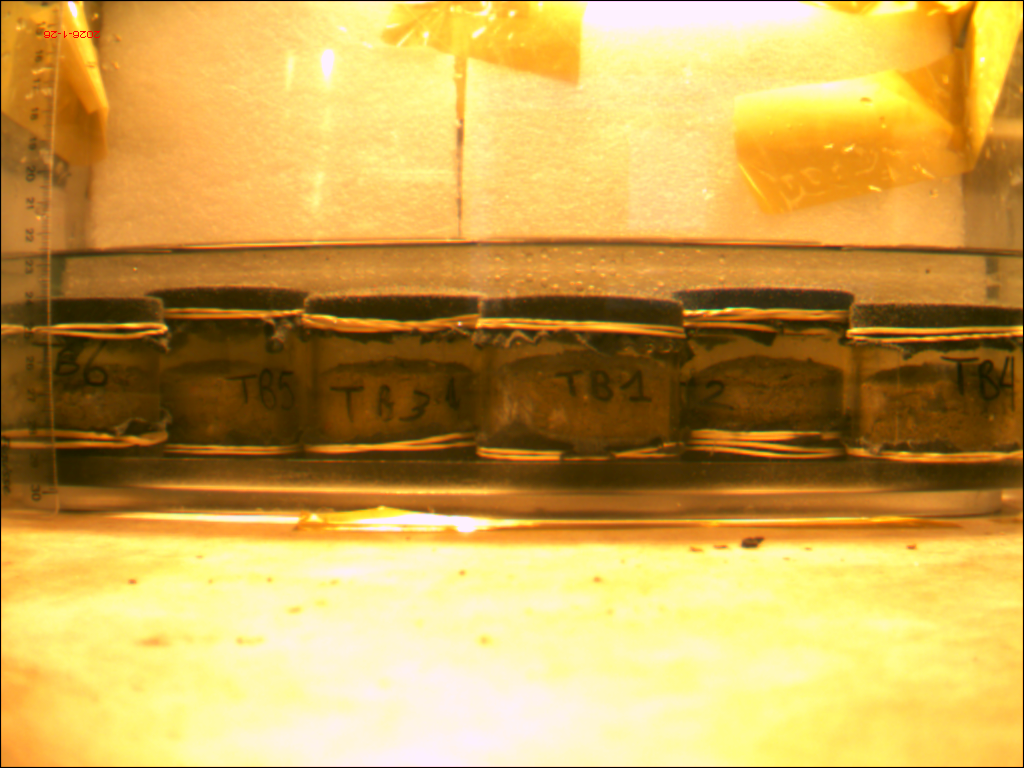
#> input picture IMAGES/Image16.bmp, 1024 x 768 px
$ python analyze_images.py
#> lines starting #> are read from the running program, lines starting #| are printed output that depends on the picture
import numpy as np
import cv2


def determine_level_for_an_x(image, x):
    colors = image[:, x]
    min_val = colors.min()
    max_val = colors.max()

    # normalisation entre 0 et 1
    norm = (colors - min_val) / (max_val - min_val)
    gradient = np.diff(norm)

    # variations statistiquement significatives
    seuil_gradient = np.mean(gradient) - 2 * np.std(gradient)
    transitions = np.where(gradient < seuil_gradient)[0]

    return transitions


def analyze_test_tube(image_path, tube_borders, x_coordonates, scale, origin):
#> called with image_path = 'IMAGES/Image16.bmp', tube_borders = ((320, 430), (150, 300)), x_coordonates = (50, 60, 70), scale = 0.065, origin = 442.9
    image = cv2.imread(cv2.samples.findFile(image_path), cv2.IMREAD_GRAYSCALE)
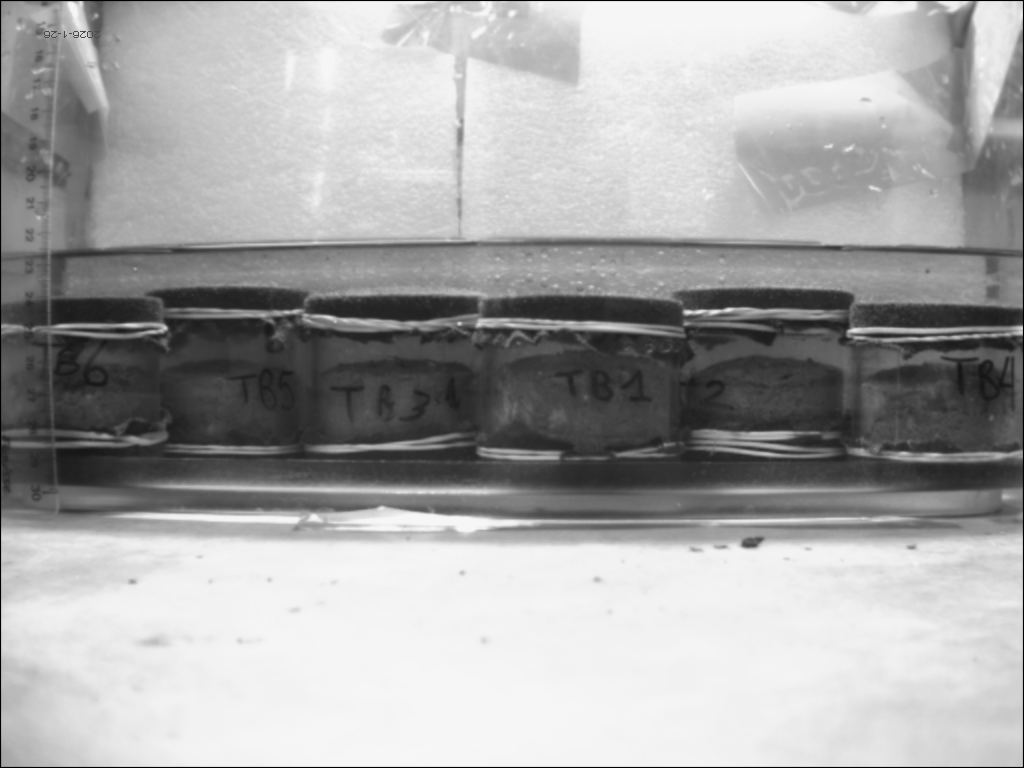
#> image: shape (768, 1024); min 0, max 247, mean 166.3
    image = image[tube_borders[0][0] : tube_borders[0][1], tube_borders[1][0] : tube_borders[1][1]]
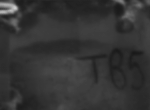
#> image: shape (110, 150); min 25, max 202, mean 52.6

    # amélioration du contraste
    clahe = cv2.createCLAHE(clipLimit=2.0)
    image = clahe.apply(image)
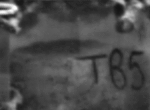
#> image: shape (110, 150); min 18, max 255, mean 74.5

    # flou pour réduire le bruit
    image = cv2.GaussianBlur(image, (5, 5), cv2.BORDER_DEFAULT)

    level = []
    for x in x_coordonates:
        level.extend(determine_level_for_an_x(image, x))
#> this loop made 3 passes
#> (min_val in determine_level_for_an_x, max_val in determine_level_for_an_x, seuil_gradient in determine_level_for_an_x, transitions in determine_level_for_an_x) on passes 1 to 3: (40, 100, -0.0861, [39, 40, 41, 42, 75, 76]), (43, 112, -0.0801, [37, 38, 39, 40]), (39, 103, -0.0875, [37, 38, 39])
#> after the loop, level = [39, 40, 41, 42, 75, 76, 37, 38, 39, 40, 37, 38, 39]

    return (origin - (np.mean(level) + tube_borders[0][0])) * scale


if __name__ == "__main__":
    IMAGE_PATH = "IMAGES/Image16.bmp"
    print(analyze_test_tube(IMAGE_PATH, ((320, 430), (150, 300)), (50, 60, 70), 0.065, 442.929))
